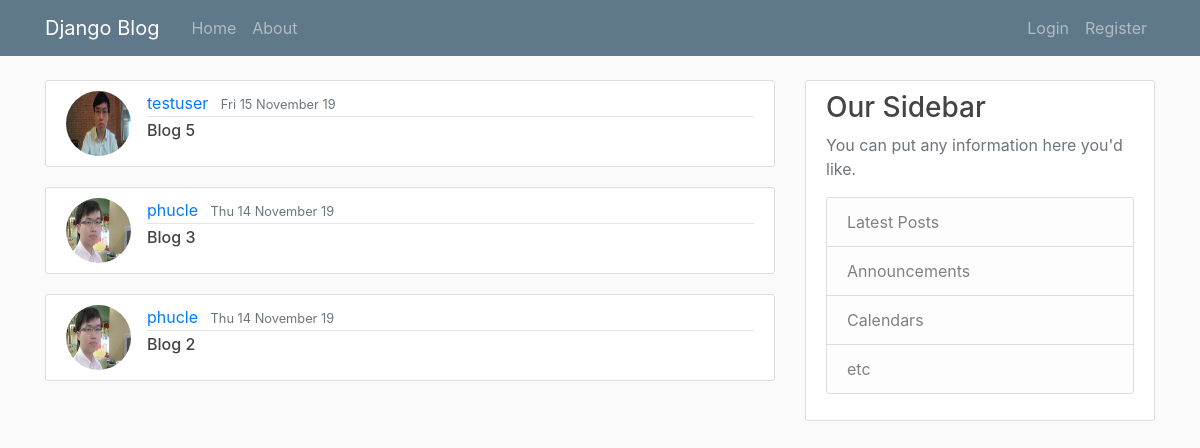
Before: / with the older database file.
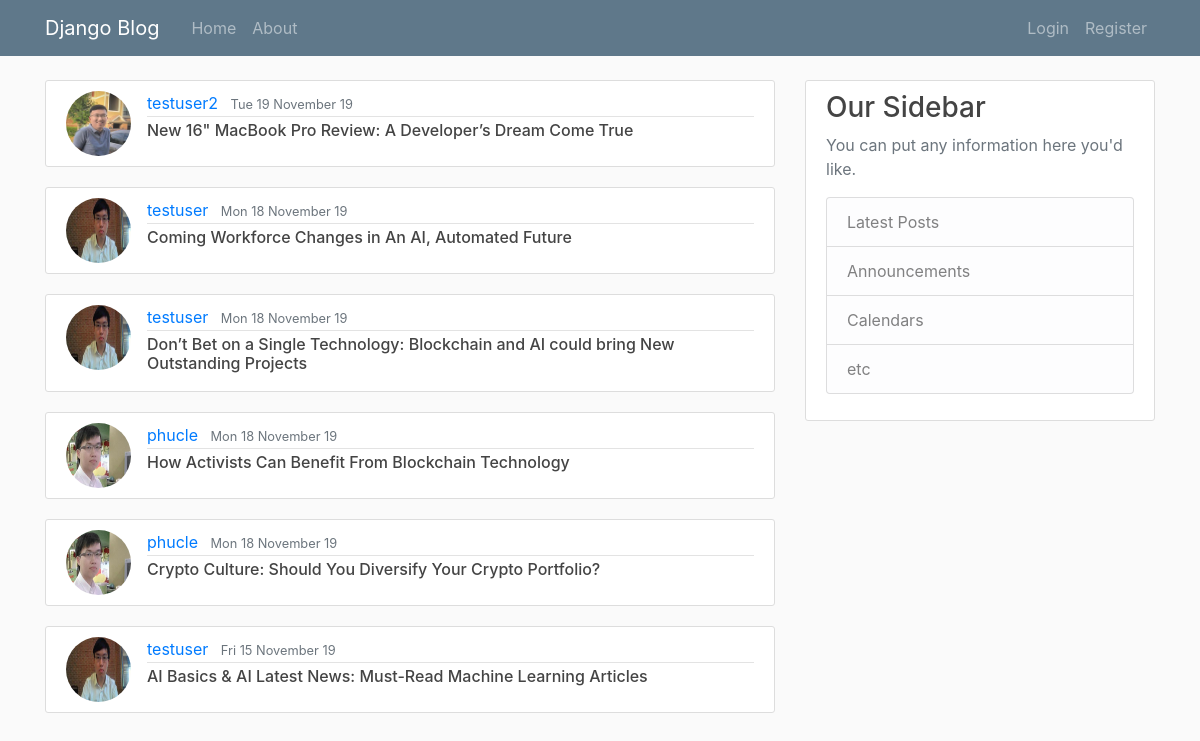
After: the same page with the newer database file.
### blog/models.py (models this page shows, shortened)
class Post(models.Model):
  title = models.CharField(max_length=100)
  content = models.TextField()
  date_posted = models.DateTimeField(default=timezone.now)
  author = models.ForeignKey(User, on_delete=models.CASCADE) # when we delete author, all the posts will be deleted

### users/models.py (models this page shows, shortened)
class Profile(models.Model):
  user = models.OneToOneField(User, on_delete=models.CASCADE) # Cascade means that if we delete a user, we will delete the blog posted by that user but not otherwise
  image = models.ImageField(default='default.jpeg', upload_to='profile_pics')

### blog/views.py (the view)
# urls.py: path('', PostListView.as_view(), name='blog-home'),
class PostListView(ListView):
  model = Post
  template_name = 'blog/home.html' # <app><model>_<viewtype>.html
  context_object_name = 'posts'
  ordering = ['-date_posted'] # change order to have the newest on Top

### blog/templates/blog/home.html
{% extends "blog/base.html" %}
{% block content %}
    {% for post in posts %}
    <article class="media content-section">
      <img class="rounded-circle article-img" src = "{{ post.author.profile.image.url }} ">
        <div class="media-body">
          <div class="article-metadata">
            <a class="mr-2" href="{% url 'profile' %}">{{ post.author }}</a>
            <small class="text-muted">{{ post.date_posted|date:"D d F y " }}</small>
          </div>
          <h6><a class="article-title" href="{% url 'post-detail' post.id %}">{{ post.title }}</a></h6>
        </div>
      </article>
    {% endfor %}
{% endblock content %}

### blog/templates/blog/base.html (shortened to what this page needs)
{% load static  %}
<!doctype html>
<html lang="en">
  <head>
    <link rel="stylesheet" href="https://maxcdn.bootstrapcdn.com/bootstrap/4.0.0/css/bootstrap.min.css">
    <link rel="stylesheet" type="text/css" href="{% static 'blog/main.css' %}">
    <nav class="navbar navbar-expand-md navbar-dark bg-steel fixed-top">
        <div class="container">
          <a class="navbar-brand mr-4" href="{% url 'blog-home' %}">Django Blog</a>
          <div class="collapse navbar-collapse" id="navbarToggle">
            <div class="navbar-nav mr-auto">
              <a class="nav-item nav-link" href="{% url 'blog-home' %}">Home</a>
              <a class="nav-item nav-link" href="{% url 'blog-about' %}">About</a>
            </div>
            <div class="navbar-nav">
              {% if user.is_authenticated %}
                <a class="nav-item nav-link" href="{% url 'post-create' %}">New Post</a>
                 <a class="nav-item nav-link" href="{% url 'profile' %}">Profile</a>
                <a class="nav-item nav-link" href="{% url 'logout' %}">Logout</a>
              {% else %}
                <a class="nav-item nav-link" href="{% url 'login' %}">Login</a>
                <a class="nav-item nav-link" href="{% url 'register' %}">Register</a>
              {% endif %}
            </div>
          </div>
        </div>
      </nav>
  </head>
  <body>
      <main role="main" class="container">
          <div class="row">
            <div class="col-md-8">
              {% block content %}{% endblock %}
            </div>
            <div class="col-md-4">
              <div class="content-section">
                <h3>Our Sidebar</h3>
                <p class='text-muted'>You can put any information here you'd like.
                  <ul class="list-group">
                    <li class="list-group-item list-group-item-light">Latest Posts</li>
                    <li class="list-group-item list-group-item-light">Announcements</li>
                    <li class="list-group-item list-group-item-light">Calendars</li>
                    <li class="list-group-item list-group-item-light">etc</li>
                  </ul>
                </p>
              </div>
            </div>
          </div>
  </body>
</html>

### blog/static/blog/main.css (style rules this page uses)
body { background: #fafafa; color: #333333; margin-top: 5rem; }
h1, h2, h3, h4, h5, h6 { color: #444444; }
ul { margin: 0; }
.bg-steel { background-color: #5f788a; }
.content-section { background: #ffffff; padding: 10px 20px; border: 1px solid #dddddd; border-radius: 3px; margin-bottom: 20px; }
.article-title { color: #444444; }
.article-img { height: 65px; width: 65px; margin-right: 16px; }
.article-metadata { padding-bottom: 1px; margin-bottom: 4px; border-bottom: 1px solid #e3e3e3 }

Changed rows visible on the page:
removed Post: author.profile.image (picture), author "phucle", date_posted "Thu 14 November 19", title "Blog 3"
removed Post: author.profile.image (picture), author "phucle", date_posted "Thu 14 November 19", title "Blog 2"
added Post: author.profile.image (placeholder picture), author "testuser2", date_posted "Tue 19 November 19", title "New 16\" MacBook Pro Review: A Developer’s Dream Come True"
added Post: author.profile.image (picture), author "testuser", date_posted "Mon 18 November 19", title "Coming Workforce Changes in An AI, Automated Future"
added Post: author.profile.image (picture), author "testuser", date_posted "Mon 18 November 19", title "Don’t Bet on a Single Technology: Blockchain and AI could bring New Outstanding Projects"
added Post: author.profile.image (picture), author "phucle", date_posted "Mon 18 November 19", title "How Activists Can Benefit From Blockchain Technology"
added Post: author.profile.image (picture), author "phucle", date_posted "Mon 18 November 19", title "Crypto Culture: Should You Diversify Your Crypto Portfolio?"
changed Post "Fri 15 November 19": title "Blog 5" → "AI Basics & AI Latest News: Must-Read Machine Learning Articles"
